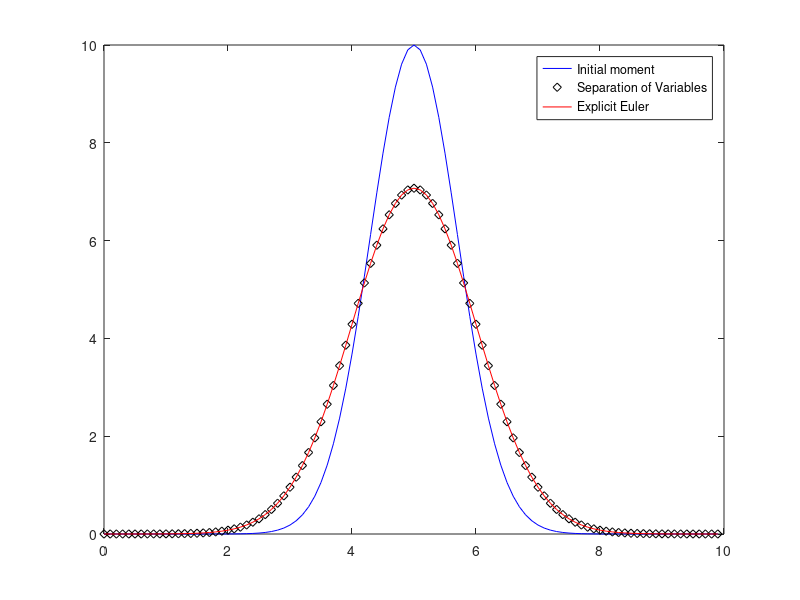
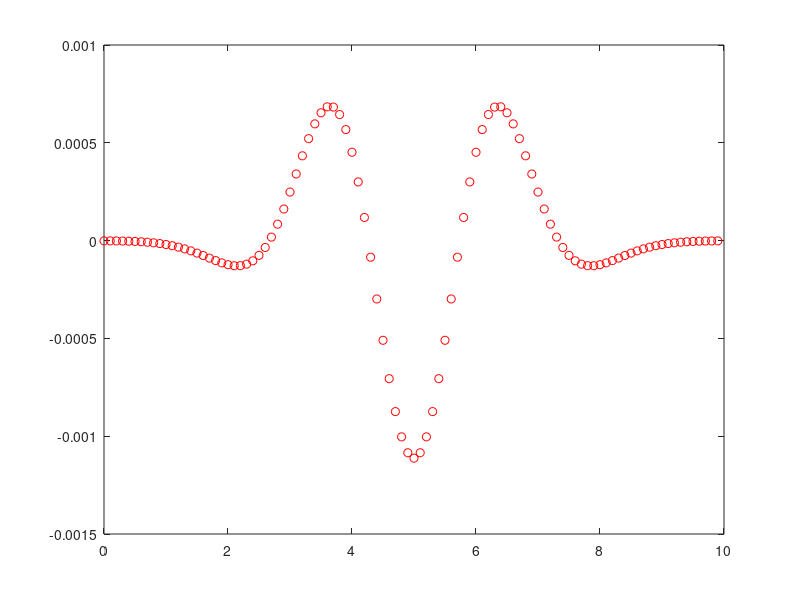
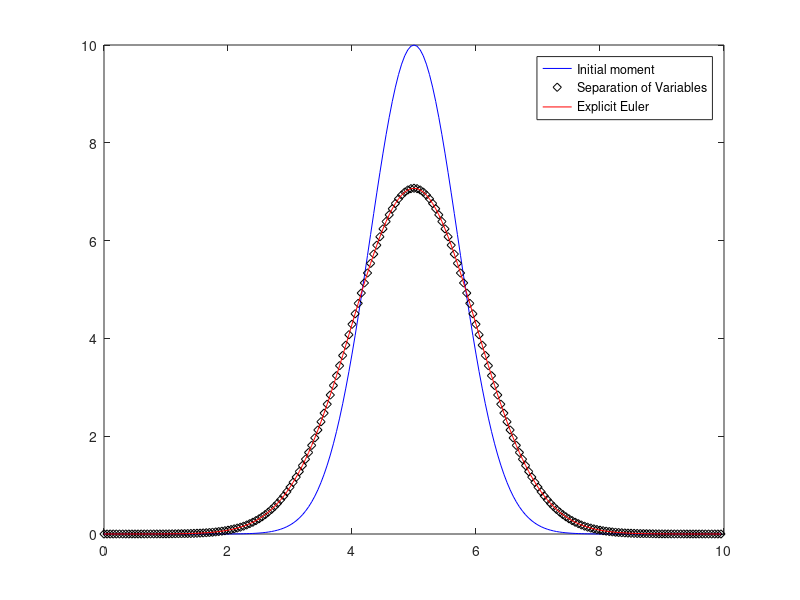
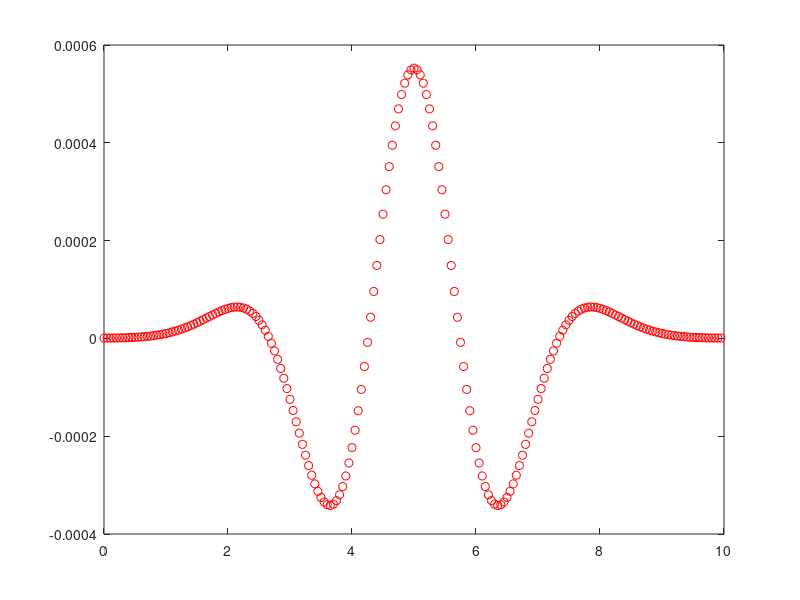

Reproduce these figures in MATLAB, in order.
% CERM_lab_21121
% Exercise 1



%%%%%% comment %%%%%
% When computing the l2 norm of errors in this section, we should multiply 
% the norm by *sqrt(dx) 
% norm(err,2)


%%%%%%% comment #2:
% here we are using 2 different discretization, one in time, which is first
% order, and then in space, which is 2nd order, so the order of convergance
% for us should be 1, accodring to the order of disceritzation in time,
%BUT, if we make the time step very small, say 0.05, it's error would be so
%small that we can say it's negligible, and the order of convergence that
%we get for this function would be the order of convergence for the space
%discretization which is 2.


            % Separation of variables
            % Periodic boundary condition
clc
clear all
close all
format long
 
        
            % Norm 2 definition
l = @(v, dx) sqrt(sum(dx * abs(v) .^ 2));

L = 10;
T = 5;
v = 0.05;


N = 100;
dx = L / N;
xper = [0 : dx : L-dx]';

            % Initial Datum
c0 = @(x) 10 * exp(-((x-L/2)/(L/10)).^2);
c0hat = fft(c0(xper));
fc0 = ifft(c0hat);

kk = [0 : N/2, -N/2 + 1 : -1]';
omegak = (2 * pi / L) * kk;
alphak = v * (j * omegak).^2;

chat = c0hat .* exp(alphak * T);
Cinit = ifft(chat);

            % Plotting the figures

figure()
plot(xper, fc0, 'b', xper, Cinit, 'kd')

hold on
            % Numerical solution by Explicit Euler method

M = 200;
dt = T / M;

            % check stability

if dt * v / (dx.^2) < 0.5
    display ('Stable Condition')
else
    display ('Unstable Conditon')
end


t = 0;
cold = c0(xper);
cnew = cold;

for n = 1:M

    cnew(1) = cold(1) + v * dt * (cold(2) - 2 * cold(1) + cold(N)) / dx.^2;

    for i = 2 : N-1

        cnew(i) = cold(i) + v * dt * (cold(i+1) - 2*cold(i) + cold(i-1))/ dx.^2;

    end

    cnew(N) = cold(N) + v * dt * (cold(1) - 2 * cold(N) + cold(N-1)) / dx.^2;
    cold = cnew;
    t = t + dt;
end

plot(xper, cnew,'r-')
legend('Initial moment', 'Separation of Variables', 'Explicit Euler')



error = Cinit - cnew;
absErr = l(error, dx)
relErr = norm(error) / norm(Cinit)

figure()
plot(xper, error, 'ro')


            % Repeat calculations with N = 200, M = 400


N = 200;
dx = L / N;
xper = [0 : dx : L-dx]';

            % Initial Datum
c0 = @(x) 10 * exp(-((x-L/2)/(L/10)).^2);
c0hat = fft(c0(xper));
fc0 = ifft(c0hat);

kk = [0 : N/2, -N/2 + 1 : -1]';
omegak = (2 * pi / L) * kk;
alphak = v * (j * omegak).^2;

chat = c0hat .* exp(alphak * T);
Cinit = ifft(chat);

            % Plotting the figures

figure()
plot(xper, fc0, 'b', xper, Cinit, 'kd')

hold on
            % Numerical solution by Explicit Euler method

M = 400;
dt = T / M;

            % check stability

if dt * v / (dx.^2) < 0.5
    display ('Stable Condition')
else
    display ('Unstable Conditon')
end


t = 0;
cold = c0(xper);
cnew = cold;

for n = 1:M

    cnew(1) = cold(1) + v * dt * (cold(2) - 2 * cold(1) + cold(N)) / dx.^2;

    for i = 2 : N-1

        cnew(i) = cold(i) + v * dt * (cold(i+1) - 2*cold(i) + cold(i-1))/ dx.^2;

    end

    cnew(N) = cold(N) + v * dt * (cold(1) - 2 * cold(N) + cold(N-1)) / dx.^2;
    cold = cnew;
    t = t + dt;
end

plot(xper, cnew,'r-')
legend('Initial moment', 'Separation of Variables', 'Explicit Euler')



error1 = Cinit- cnew;
absErr1 = l(error1, dx)

relErr = norm(error1) / norm(Cinit)

p_emp= -log2(absErr1/absErr)
figure()
plot(xper, error1, 'ro')
